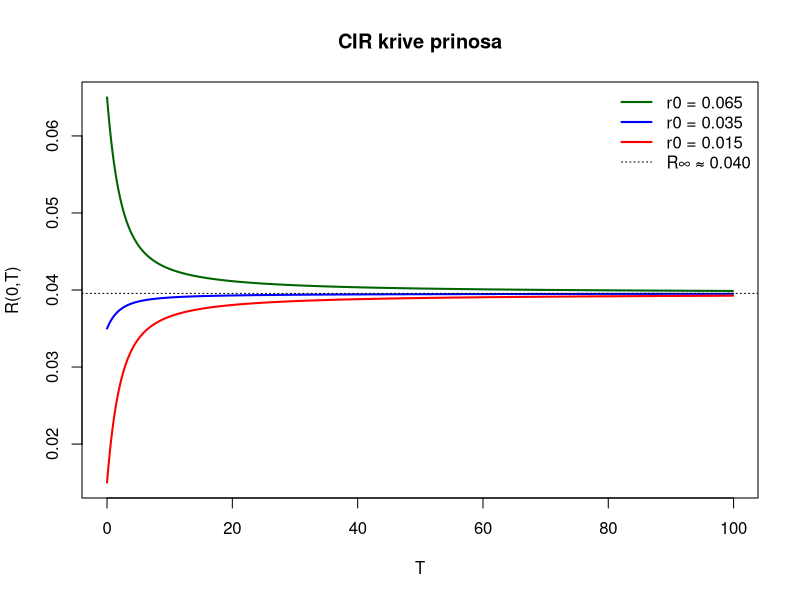

This chart was generated by the following R code:
a     <- 0.8
b     <- 0.04
sigma <- 0.12
t0    <- 0

rho <- sqrt(a^2 + 2 * sigma^2)

cir_phi <- function(theta, a, sigma) {
  rho <- sqrt(a^2 + 2 * sigma^2)
  num <- 2 * rho * exp((a + rho) * theta / 2)
  den <- (a + rho) * (exp(rho * theta) - 1) + 2 * rho
  num / den
}

cir_g <- function(theta, a, sigma) {
  rho <- sqrt(a^2 + 2 * sigma^2)
  2 * (exp(rho * theta) - 1) / ((a + rho) * (exp(rho * theta) - 1) + 2 * rho)
}

cir_yield_theorem <- function(t, T, rt, a, b, sigma) {
  theta <- pmax(T - t, 0)
  y <- numeric(length(theta))
  nz <- theta > 0
  if (any(nz)) {
    ph <- cir_phi(theta[nz], a, sigma)
    gg <- cir_g(theta[nz], a, sigma)
    y[nz] <- (gg / theta[nz]) * rt - (2 * a * b / sigma^2) * (log(ph) / theta[nz])
  }
  y[!nz] <- rt
  y
}

T <- seq(1e-4, 100, by = 0.1)
r0_vals <- c(0.015, 0.035, 0.065)

yields <- lapply(r0_vals, function(r0) cir_yield_theorem(t0, T, r0, a, b, sigma))

R_inf <- 2 * a * b / (a + rho)

boje <- c("red", "blue", "darkgreen")

ylim <- range(unlist(yields), R_inf)
plot(T, yields[[3]], type = "l", lwd = 2, ylim = ylim, col = boje[3],
     xlab = "T", ylab = "R(0,T)", main = "CIR krive prinosa")
lines(T, yields[[2]], lwd = 2, col = boje[2])
lines(T, yields[[1]], lwd = 2, col = boje[1])
abline(h = R_inf, lty = 3)

legend("topright",
       legend = c(paste0("r0 = ", r0_vals[3]),
                  paste0("r0 = ", r0_vals[2]),
                  paste0("r0 = ", r0_vals[1]),
                  paste0("R\u221E ≈ ", sprintf("%.3f", R_inf))),
       lwd = c(2,2,2,1), lty = c(1,1,1,3), col = c(boje[3], boje[2], boje[1], "black"),
       bty = "n")
